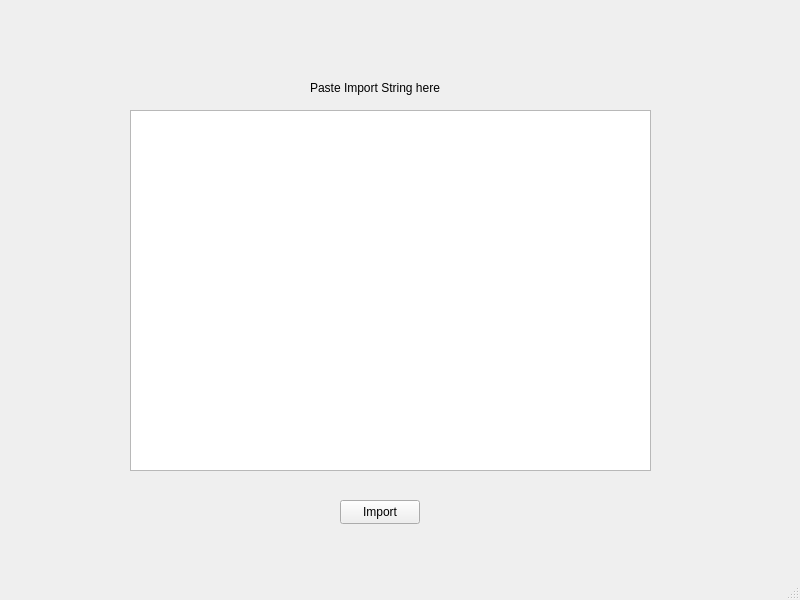
<?xml version="1.0" encoding="UTF-8"?>
<ui version="4.0">
 <class>ImportRecipe</class>
 <widget class="QMainWindow" name="ImportRecipe">
  <property name="geometry">
   <rect>
    <x>0</x>
    <y>0</y>
    <width>800</width>
    <height>600</height>
   </rect>
  </property>
  <property name="windowTitle">
   <string>MainWindow</string>
  </property>
  <widget class="QWidget" name="centralwidget">
   <widget class="QPlainTextEdit" name="ImportBox">
    <property name="geometry">
     <rect>
      <x>130</x>
      <y>110</y>
      <width>521</width>
      <height>361</height>
     </rect>
    </property>
   </widget>
   <widget class="QLabel" name="label">
    <property name="geometry">
     <rect>
      <x>310</x>
      <y>80</y>
      <width>151</width>
      <height>16</height>
     </rect>
    </property>
    <property name="text">
     <string>Paste Import String here</string>
    </property>
   </widget>
   <widget class="QPushButton" name="pushButton">
    <property name="geometry">
     <rect>
      <x>340</x>
      <y>500</y>
      <width>80</width>
      <height>24</height>
     </rect>
    </property>
    <property name="text">
     <string>Import</string>
    </property>
   </widget>
  </widget>
  <widget class="QMenuBar" name="menubar">
   <property name="geometry">
    <rect>
     <x>0</x>
     <y>0</y>
     <width>800</width>
     <height>21</height>
    </rect>
   </property>
  </widget>
  <widget class="QStatusBar" name="statusbar"/>
 </widget>
 <resources/>
 <connections/>
</ui>
